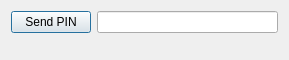
<?xml version="1.0" encoding="UTF-8"?>
<ui version="4.0">
 <class>PINui</class>
 <widget class="QDialog" name="PINui">
  <property name="geometry">
   <rect>
    <x>0</x>
    <y>0</y>
    <width>289</width>
    <height>60</height>
   </rect>
  </property>
  <property name="windowTitle">
   <string>Dialog</string>
  </property>
  <layout class="QGridLayout" name="gridLayout">
   <item row="0" column="0">
    <layout class="QFormLayout" name="formLayout">
     <item row="0" column="0">
      <widget class="QPushButton" name="pushButton">
       <property name="text">
        <string>Send PIN</string>
       </property>
      </widget>
     </item>
     <item row="0" column="1">
      <widget class="QLineEdit" name="lineEdit"/>
     </item>
    </layout>
   </item>
  </layout>
 </widget>
 <resources/>
 <connections/>
</ui>
